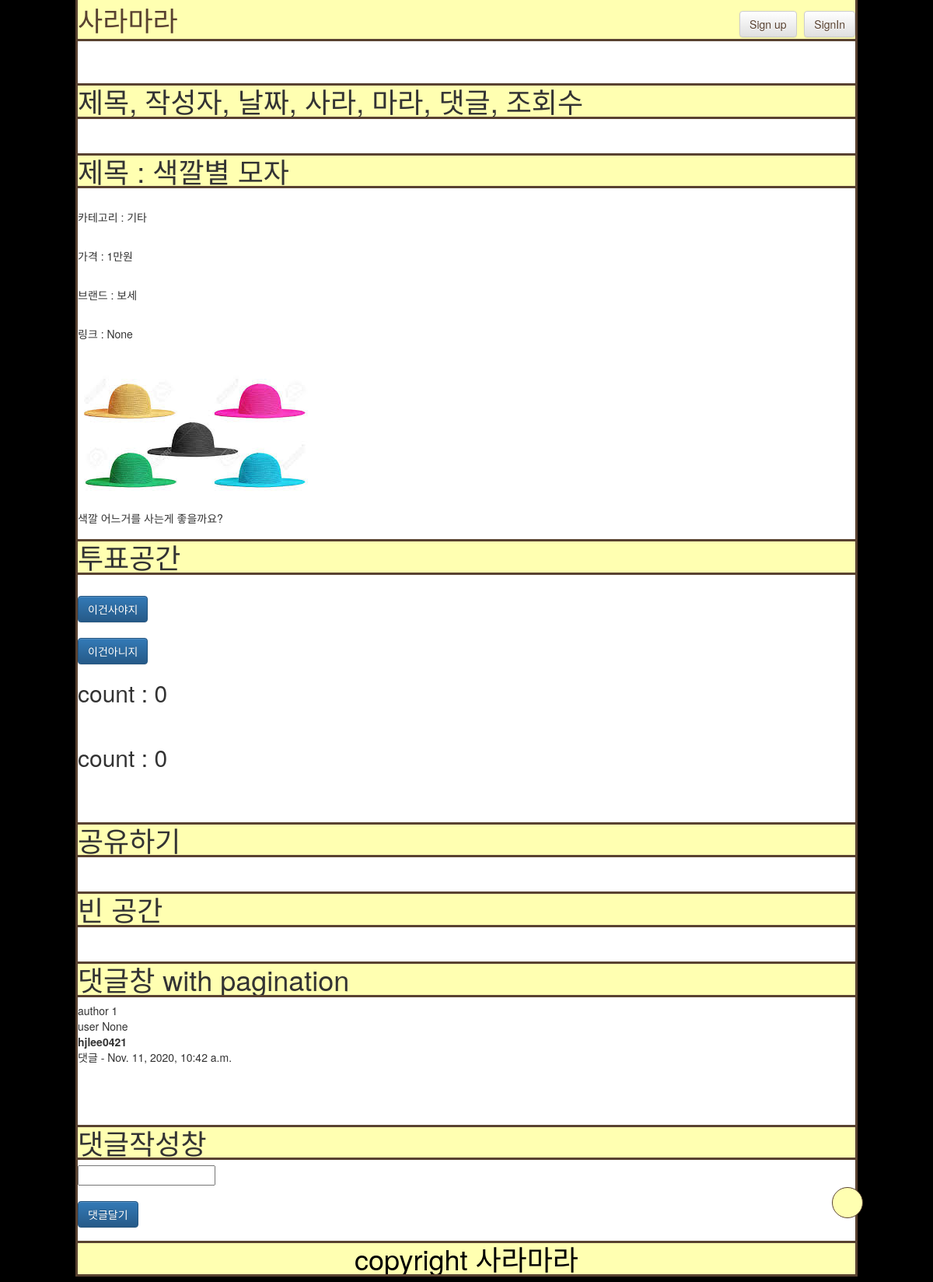
/67/, run on the app's committed database.
### posts/models.py (models this page shows, shortened)
class Post(models.Model):
    author = models.ForeignKey(
        settings.AUTH_USER_MODEL, on_delete=models.CASCADE)  # 추천!
    title = models.CharField(max_length=128)
    price = models.CharField(max_length=128, blank=True,  null=True)
    brand = models.CharField(max_length=128, blank=True,  null=True)
    link = models.CharField(
        max_length=128, blank=True, null=True)
    pup_date = models.DateTimeField(auto_now_add=True,
                                    verbose_name='date published')
    sara = models.TextField(blank=True, null=True)
    mara = models.TextField(blank=True, null=True)
    sara_cnt = models.IntegerField(default=0)
    mara_cnt = models.IntegerField(default=0)
    ckcontent = RichTextUploadingField(blank=True, null=True)
    CATEGORY_CHOICES = (
        ('상의', '상의'),
        ('하의', '하의'),
        ('신발', '신발'),
        ('기타', '기타'),
    )
    category = models.CharField(
        max_length=128, choices=CATEGORY_CHOICES, default='상의', null=False)
    class Meta:
        ordering = ['-id']

class Comment(models.Model):
    post = models.ForeignKey(Post, on_delete=models.CASCADE)
    author = models.ForeignKey(
        settings.AUTH_USER_MODEL, on_delete=models.CASCADE)
    text = models.CharField(max_length=200)
    created_date = models.DateTimeField(default=timezone.now)
    class Meta:
        ordering = ['created_date']

class User(AbstractUser):
    gender = models.IntegerField(default=0)
    age = models.IntegerField(default=0)

### posts/views.py (the view, shortened to what this page needs)
# urls.py: path('<int:pk>/', views.DetailView.as_view(), name='detail'),
class DetailView(generic.DetailView, FormMixin, View):
    model = Post
    form_class = PostForm
    template_name = 'posts/detail.html'
    initial = {'key': 'value'}
    def get(self, request, *args, **kwargs):
        self.object = self.get_object()
        context = self.get_context_data(object=self.object)
        context['comment'] = self.object.comment_set.all()
        return self.render_to_response(context)

### posts/forms.py
class PostForm(forms.ModelForm):
    class Meta:
        model = Post
        fields = ('title', 'category', 'brand', 'price', 'link', 'ckcontent')
    def __init__(self, *args, **kwargs):
        super(PostForm, self).__init__(*args, **kwargs)
        self.fields['title'].required = True
        self.fields['title'].required = True
        self.fields['brand'].required = True
        self.fields['price'].required = True
        self.fields['ckcontent'].required = True

### posts/templates/posts/detail.html (shortened to what this page needs)
{% extends 'posts/base.html' %} {% block content %} {% load static %}
<br />
<div>
  <h1>제목, 작성자, 날짜, 사라, 마라, 댓글, 조회수</h1>
</div>
<br />
<div>
  <h1>제목 : {{ post.title }} </h1>
  <br />
  <p>카테고리 : {{ post.category }}</p>
  <br />
  <p>가격 : {{ post.price }}</p>
  <br />
  <p>브랜드 : {{ post.brand }}</p>
  <br />
  <p>링크 : {{ post.link }}</p>
  <br />
  <P>{{ post.ckcontent|safe }}</P>
  <h1>투표공간</h1>
  <br />
  <form method="POST" action=".">
    <input type="submit" name="sara_button" value="이건사야지" class="btn btn-primary" />
  </form>
  <br />
  <form method="POST" action=".">
    <input type="submit" name="mara_button" value="이건아니지" class="btn btn-primary" />
  </form>
  <h2> count : {{ post.sara_cnt }}</h2>
  <br />
  <h2> count : {{ post.mara_cnt }}</h2>
  <br />
  <br />
  <h1>공유하기</h1>
</div>
<br />
<div>
  <h1>빈 공간</h1>
</div>
<br />
<div>
  <h1>댓글창 with pagination</h1>
  {% for element in comment %}
  author {{element.author.id}} <br>
  user {{user.id}} <br>
  <strong>{{element.author}}</strong> <br>
    {{element.text}} - {{element.created_date}} <br>
    {% empty %}
    <p>No comments here yet :(</p>
  {% endfor %}
  <br />
  <br />
  <br />
  <h1>댓글작성창</h1>
  <form method="POST" action=".">
    <input type="text" name="add_comment"><br><br>
    <input type="submit" name="add_comment_button" value="댓글달기" class="btn btn-primary" />
  </form>
</div>
{% endblock %}

### posts/static/posts/style.css (style rules this page uses)
body { display: block; margin: 1%; background-color: #000000; }
h1 { outline-style: solid; outline-color: #594231; background-color: #ffffb1; display: block; font-size: 2em; margin: 0 auto; }
p { margin: 0 auto; }

### data on the page
Post: title "색깔별 모자", category "기타", price "1만원", brand "보세", link "None", ckcontent (picture), ckcontent "색깔 어느거를 사는게 좋을까요?", sara_cnt "0", mara_cnt "0"
Comment: author.id "1", id "None", author "hjlee0421", text "댓글", created_date "Nov. 11, 2020, 10:42 a.m."
